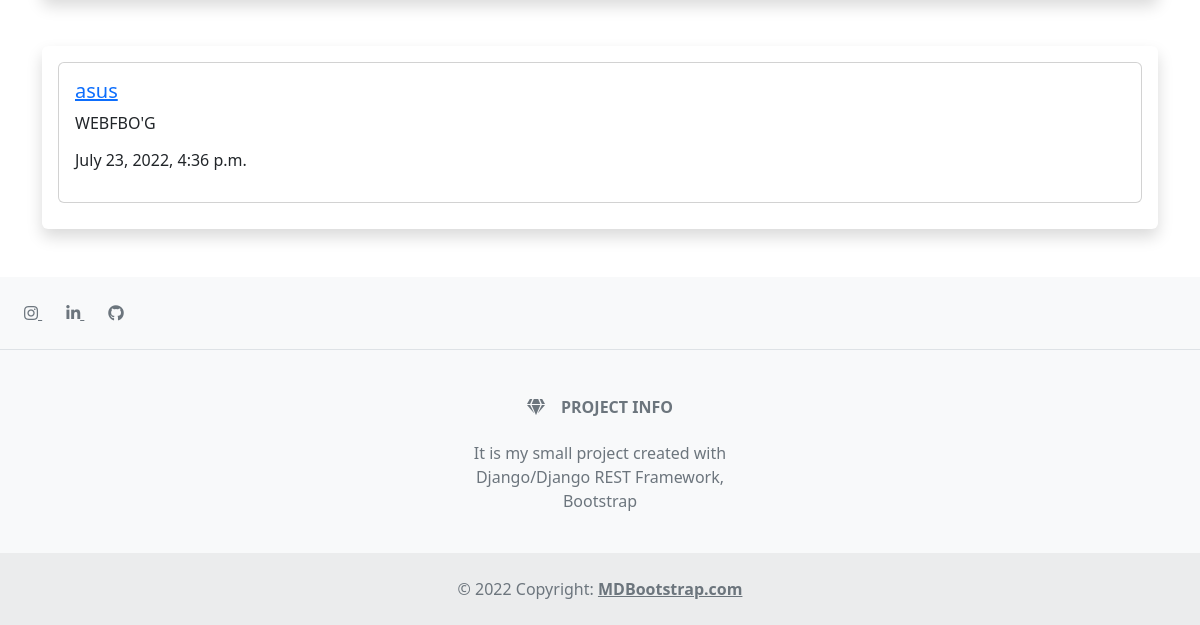
Page /blog/joel-kim-booster-hacks-star-hannah-einbinder-top-life-is-beautiful-comedy-lineup/ (lower part) on the earlier database version.
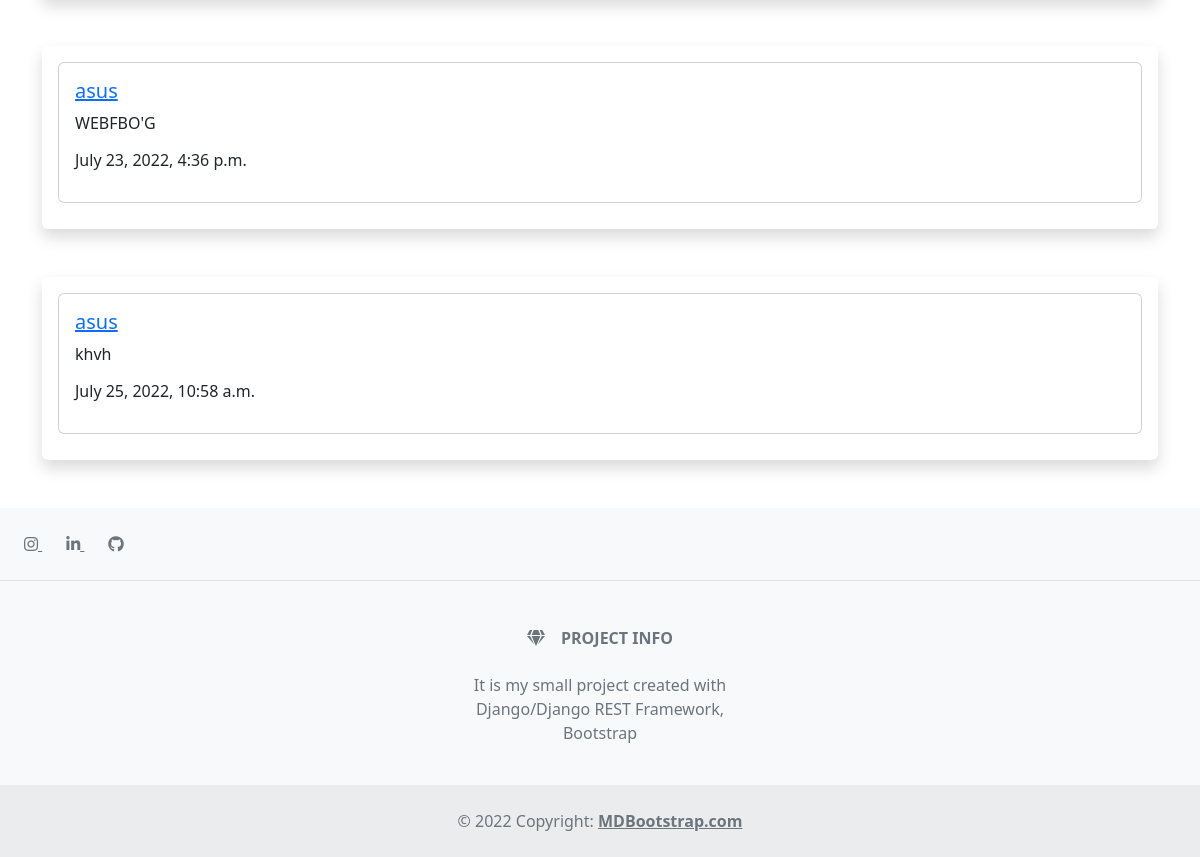
Same page on the later database version.
### blog/models.py (models this page shows, shortened)
class Comment(models.Model):
    user = models.ForeignKey(User, on_delete=models.PROTECT)
    post = models.ForeignKey(Post, on_delete=models.PROTECT)
    content = models.TextField()
    time_created = models.DateTimeField(auto_now=True)

class Profile(models.Model):
    user = models.OneToOneField(User, null=True, on_delete=models.SET_NULL)
    biography = models.TextField(blank=True, null=True)
    photo = models.ImageField(blank=True, upload_to=f"profile/", null=True)
    def __str__(self):
        return f"{self.user.username}"

### blog/views.py (the view)
# urls.py: path('blog/<slug:post_slug>/', (BlogPost.as_view()), name='post'),
class BlogPost(DataMixin, DetailView):
    model = Post
    context_object_name = 'post'
    template_name = 'blog/post.html'
    slug_url_kwarg = 'post_slug'
    def get_context_data(self, *, object_list=None, **kwargs):
        context = super().get_context_data(**kwargs)
        info = self.get_post_content()
        post = Post.objects.get(slug=self.kwargs.get('post_slug'))
        context['comments'] = Comment.objects.filter(post=post)
        context = dict(list(context.items()) + list(info.items()))
        return context

### blog/models.py (called while the page is built)
    def __str__(self):
        return self.name

### blog/utils.py (called while the page is built)
    def get_post_content(self):
        context = dict()
        categories = Category.objects.all()
        context['categories']= categories
        return context

### templates/blog/post.html (shortened to what this page needs)
{% extends 'blog/base.html' %}
{% block content %}
{% for comment in comments %}
<div class="shadow p-3 mb-5 bg-body rounded">
<div class="card" style="margin-bottom: 10px;">
	<div class="card-body">
		{% if request.user.username == comment.user.username %}
		<h5> <div > <a href="{% url 'current_user_profile' %}">You</a> </div> </h5>
		{% else %}
		<h5> <div> <a href="{% url 'get_user_profile' comment.user.id %}"> {{ comment.user.profile }}</a> </div> </h5>
		{% endif %}
		<p class="card-text"> {{ comment.content }} </p>
		<p><h6> {{ comment.time_created }} </h6></p>
	</div>
  </div>
</div>
{% endfor %}
{% endblock %}

Differences in the rows shown:
added Comment: user.profile "asus", content "khvh", time_created "July 25, 2022, 10:58 a.m."
